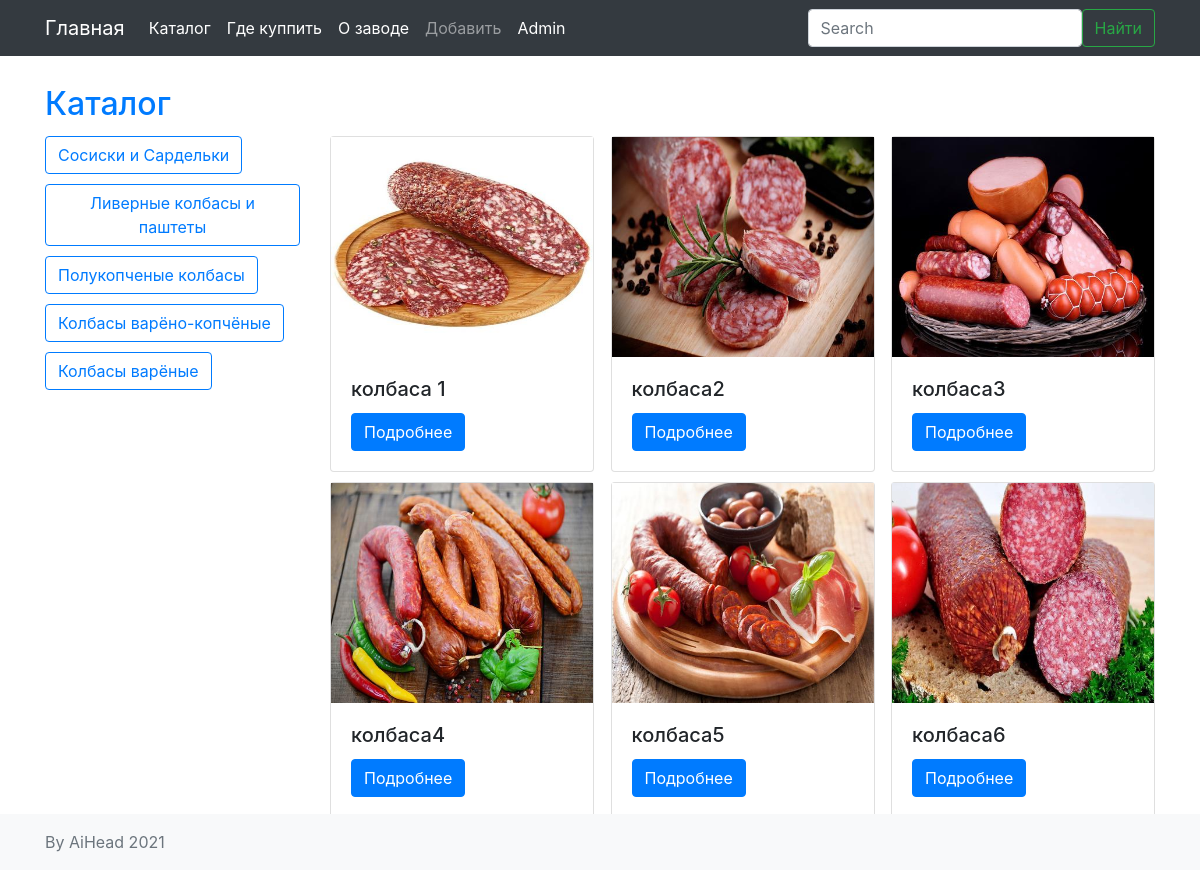
Before: /blog/ (signed in) with the older database file.
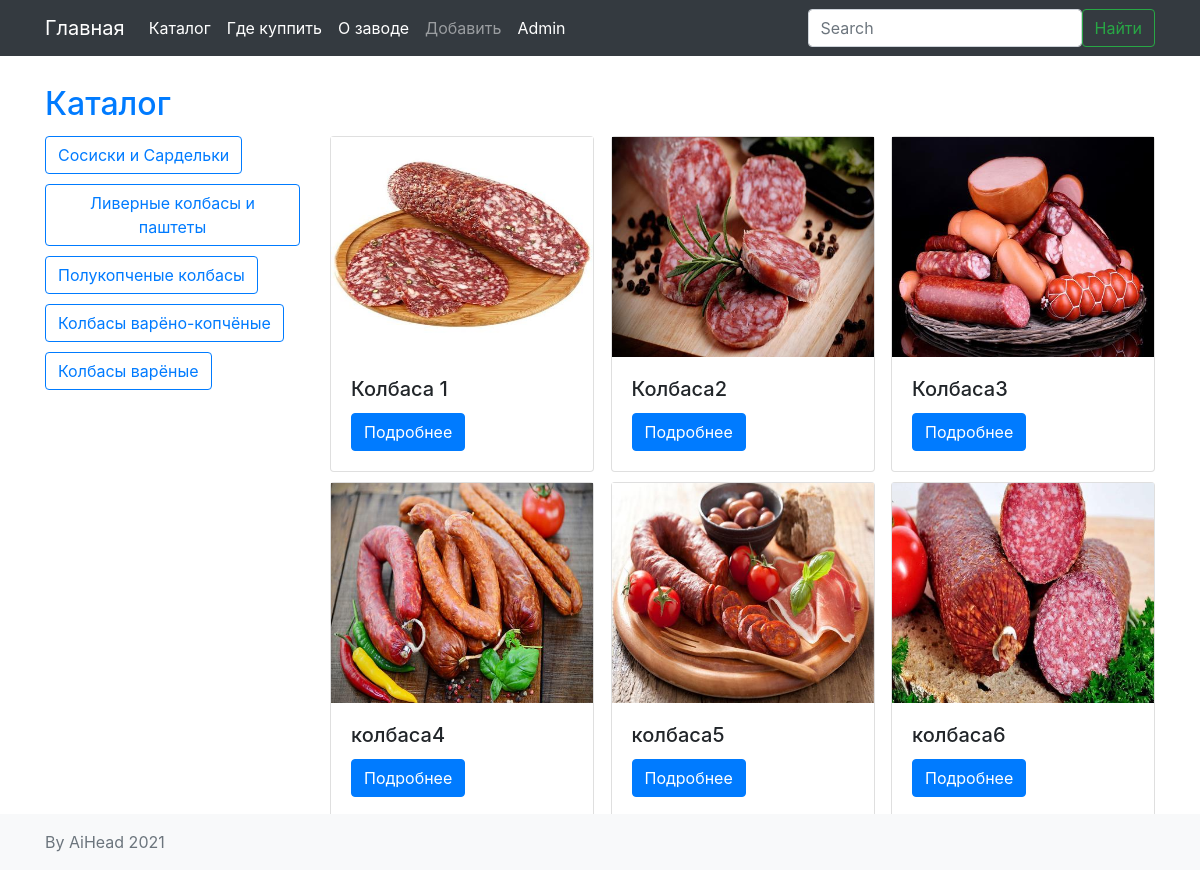
After: the same page with the newer database file.
### models.py (models this page shows, shortened)
class Tag(db.Model):
    id = db.Column(db.Integer, primary_key=True)
    name = db.Column(db.String(100))
    slug = db.Column(db.String(140), unique=True)
    image = db.Column(db.String(150), default='')
    subtitle = db.Column(db.Text)

class Post(db.Model):
    id = db.Column(db.Integer, primary_key=True)
    title = db.Column(db.String(140))
    slug = db.Column(db.String(140), unique=True)
    body = db.Column(db.Text)
    image = db.Column(db.String(150), default='')
    created = db.Column(db.DateTime, default=datetime.now())
    tags = db.relationship('Tag', secondary=post_tags, backref=db.backref('posts', lazy='dynamic'))

### posts/blueprint.py (the view)
@posts.route('/')
def index(*args, **kwargs):
    q = request.args.get('q')
    page = request.args.get('page')
    s = request.args.get('slug')
    tags = Tag.query.all()
    if page and page.isdigit():
        page = int(page)
    else:
        page = 1
    if q:
        posts = Post.query.filter(Post.title.contains(q) | Post.body.contains(q))  # .all()
    else:
        posts = Post.query.order_by(Post.created.desc())
    if s:
        tag = Tag.query.filter(Tag.slug == s).first_or_404()
        posts = tag.posts
    pages = posts.paginate(page=page, per_page=6)
    return render_template('posts/index.html', posts=posts, pages=pages, tags=tags,)

### posts/templates/posts/index.html (shortened to what this page needs)
{% extends 'base.html' %}
{% block content_title %}
    <div class="cat-dtn">
        <a href="{{ url_for('posts.index') }}">Каталог</a>
    </div>
{% endblock %}
{% block content %}
<div class="row">
    <div class="col-md-3">
        {% for t in tags %}
           <a type="button" class="btn btn-outline-primary tag-list" href="{{ url_for('posts.index', slug=t.slug) }}">{{t.name}}</a><br>
        {% endfor %}
    </div>
    <div class="col-md-9">
            <div class="cards_content">
                {% for post in pages.items %}
                    <div class="card" style="width: 16.5rem;">
                        {% if post.image %}
                            <img src="../static/image/{{post.image}}" style="height:220px;" alt="Image">
                        {% endif %}
                      <div class="card-body">
                        <h5 class="card-title">{{ post.title }}</h5>
                        <a href="{{ url_for('posts.post_detail', slug=post.slug) }}" class="btn btn-primary">Подробнее</a>
                      </div>
                    </div>
                {% endfor %}
            </div>
        <nav>
          <ul class="pagination pagination-sm">
              {% for page in pages.iter_pages() %}
                <li {% if page == pages.page %} class="page-item active" {% endif %} aria-current="page">
                    <a href="./?page={{ page }}"> <span class="page-link">{{ page }}</span></a>
                </li>
              {% endfor %}
          </ul>
        </nav>
    </div>
</div>
{% endblock %}

### templates/base.html (shortened to what this page needs)
<!DOCTYPE html>
<html lang="en">
<head>
    <link rel="stylesheet" href="https://stackpath.bootstrapcdn.com/bootstrap/4.5.2/css/bootstrap.min.css">
    <link rel="stylesheet" href="https://cdn.jsdelivr.net/npm/bootstrap-icons@1.4.1/font/bootstrap-icons.css">
    <link rel="stylesheet" href="{{ url_for('static', filename='css/style.css') }}">
</head>
<body>
<main class="flex-shrink-0">
    <nav class="navbar navbar-expand-md navbar-dark fixed-top bg-dark ">
        <div class="container" id="top_nav">
            <a class="navbar-brand" href=" {{ url_for('index') }}">Главная</a>
            <div class="collapse navbar-collapse " id="navbarCollapse">
                <ul class="navbar-nav me-auto mb-2 mb-md-0">
                    <li class="nav-item">
                        <a class="nav-link active" aria-current="page" href="{{ url_for('posts.index') }}">Каталог</a>
                    </li>
                    <li class="nav-item">
                        <a class="nav-link active" aria-current="page" href="{{url_for('where')}}">Где куппить</a>
                    </li>
                    <li class="nav-item">
                        <a class="nav-link active" aria-current="page" href="{{url_for('about')}}">О заводе</a>
                    </li>
                    <li class="nav-item">
                        {% if current_user.has_role('admin') %}
                        <a class="nav-link" href="{{ url_for('adm') }}">Добавить</a> {% endif %}
                    </li>
                    <li class="nav-item">
                        {% if current_user.has_role('admin') %}
                        <a class="nav-link active" aria-current="page" href="/admin">Admin</a> {% endif %}
                    </li>
                </ul>
                <form class="d-flex search_form" method="GET">
                    <input class="form-control me-2" type="search" placeholder="Search" aria-label="Search" name="q" value="{{ request.args.get('q', '') }}">
                    <button class="btn btn-outline-success" type="submit">Найти</button>
                </form>
            </div>
        </div>
    </nav>
    <div class="container">
        <div class="row" style="margin-top:55px;">
            <div class="col-md-12">
                <h2>
                    {% block content_title %}
                    {% endblock %}
                </h2>
                {% block content %}
                {% endblock %}
            </div>
        </div>
    </div>
</main>
<footer class="footer fixed-bottom mt-auto py-3 bg-light">
    <div class="container">
        <span class="text-muted">By AiHead 2021</span>
    </div>
</footer>
</body>
</html>

### static/css/style.css (style rules this page uses)
#navbarCollapse { display: flex; justify-content: space-between; }
main .cat-dtn { margin-top: 30px; }
main .cat-dtn a { text-decoration: none; }
main .tag-list { margin: 5px 0; }
main .cards_content { display: flex; flex-wrap: wrap; justify-content: space-between; }
main .cards_content .card { margin: 5px 0; }
footer { position: relative bottom; }

Changed rows visible on the page:
changed Post: title "колбаса 1" → "Колбаса 1"
changed Post: title "колбаса2" → "Колбаса2"
changed Post: title "колбаса3" → "Колбаса3"
